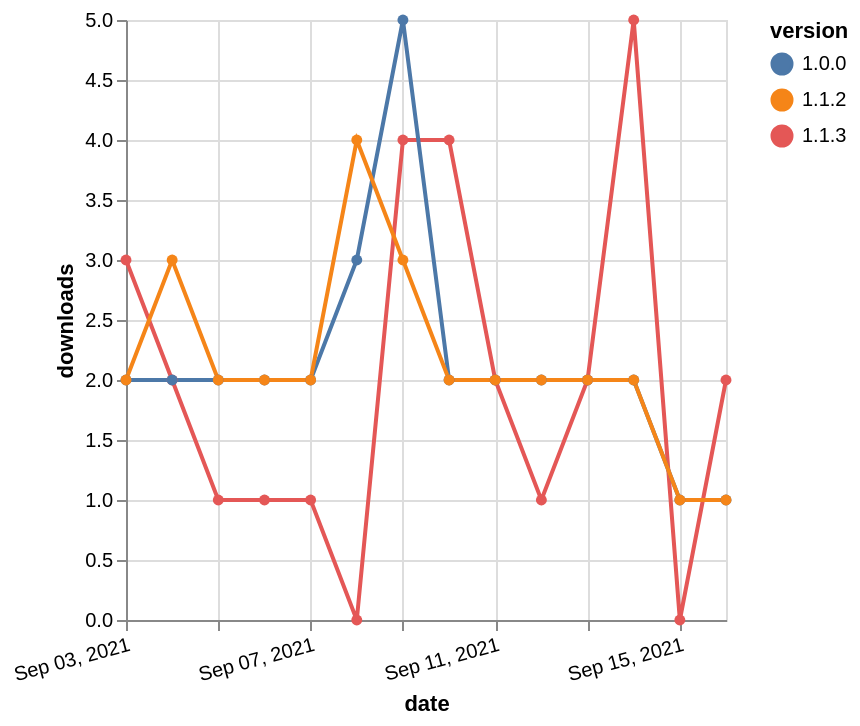

Describe this chart as a Vega-Lite specification.
### Vega-Lite specification from a JSON file in a GitHub repository (floating-point values rounded to 4 significant figures)
{"$schema": "https://vega.github.io/schema/vega-lite/v5.json", "description": "A simple bar chart with embedded data.", "data": {"values": [{"date": "2021-09-03", "total": 1531, "delta": 3, "version": "1.1.3"}, {"date": "2021-09-04", "total": 1533, "delta": 2, "version": "1.1.3"}, {"date": "2021-09-05", "total": 1534, "delta": 1, "version": "1.1.3"}, {"date": "2021-09-06", "total": 1535, "delta": 1, "version": "1.1.3"}, {"date": "2021-09-07", "total": 1536, "delta": 1, "version": "1.1.3"}, {"date": "2021-09-08", "total": 1536, "delta": 0, "version": "1.1.3"}, {"date": "2021-09-09", "total": 1540, "delta": 4, "version": "1.1.3"}, {"date": "2021-09-10", "total": 1544, "delta": 4, "version": "1.1.3"}, {"date": "2021-09-11", "total": 1546, "delta": 2, "version": "1.1.3"}, {"date": "2021-09-12", "total": 1547, "delta": 1, "version": "1.1.3"}, {"date": "2021-09-13", "total": 1549, "delta": 2, "version": "1.1.3"}, {"date": "2021-09-14", "total": 1554, "delta": 5, "version": "1.1.3"}, {"date": "2021-09-15", "total": 1554, "delta": 0, "version": "1.1.3"}, {"date": "2021-09-16", "total": 1556, "delta": 2, "version": "1.1.3"}, {"date": "2021-09-03", "total": 4177, "delta": 2, "version": "1.0.0"}, {"date": "2021-09-04", "total": 4179, "delta": 2, "version": "1.0.0"}, {"date": "2021-09-05", "total": 4181, "delta": 2, "version": "1.0.0"}, {"date": "2021-09-06", "total": 4183, "delta": 2, "version": "1.0.0"}, {"date": "2021-09-07", "total": 4185, "delta": 2, "version": "1.0.0"}, {"date": "2021-09-08", "total": 4188, "delta": 3, "version": "1.0.0"}, {"date": "2021-09-09", "total": 4193, "delta": 5, "version": "1.0.0"}, {"date": "2021-09-10", "total": 4195, "delta": 2, "version": "1.0.0"}, {"date": "2021-09-11", "total": 4197, "delta": 2, "version": "1.0.0"}, {"date": "2021-09-12", "total": 4199, "delta": 2, "version": "1.0.0"}, {"date": "2021-09-13", "total": 4201, "delta": 2, "version": "1.0.0"}, {"date": "2021-09-14", "total": 4203, "delta": 2, "version": "1.0.0"}, {"date": "2021-09-15", "total": 4204, "delta": 1, "version": "1.0.0"}, {"date": "2021-09-16", "total": 4205, "delta": 1, "version": "1.0.0"}, {"date": "2021-09-03", "total": 2694, "delta": 2, "version": "1.1.2"}, {"date": "2021-09-04", "total": 2697, "delta": 3, "version": "1.1.2"}, {"date": "2021-09-05", "total": 2699, "delta": 2, "version": "1.1.2"}, {"date": "2021-09-06", "total": 2701, "delta": 2, "version": "1.1.2"}, {"date": "2021-09-07", "total": 2703, "delta": 2, "version": "1.1.2"}, {"date": "2021-09-08", "total": 2707, "delta": 4, "version": "1.1.2"}, {"date": "2021-09-09", "total": 2710, "delta": 3, "version": "1.1.2"}, {"date": "2021-09-10", "total": 2712, "delta": 2, "version": "1.1.2"}, {"date": "2021-09-11", "total": 2714, "delta": 2, "version": "1.1.2"}, {"date": "2021-09-12", "total": 2716, "delta": 2, "version": "1.1.2"}, {"date": "2021-09-13", "total": 2718, "delta": 2, "version": "1.1.2"}, {"date": "2021-09-14", "total": 2720, "delta": 2, "version": "1.1.2"}, {"date": "2021-09-15", "total": 2721, "delta": 1, "version": "1.1.2"}, {"date": "2021-09-16", "total": 2722, "delta": 1, "version": "1.1.2"}]}, "width": "container", "mark": {"type": "line", "point": {"filled": true}}, "encoding": {"x": {"field": "date", "type": "temporal", "timeUnit": "yearmonthdate", "title": "date", "axis": {"labelAngle": -15}}, "y": {"field": "delta", "type": "quantitative", "title": "downloads"}, "color": {"field": "version", "type": "nominal"}, "tooltip": {"field": "delta"}}}
